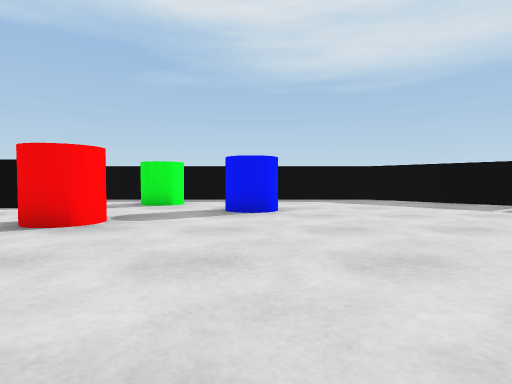
[1] (above)

16 first-person views from a walk through a scene from a Unity 3-D project. The camera is 0.55 m above the floor, tilts 2° down and sees 80° across. The floor is counted in squares, 1 m on a side. Each view is taken from the middle of a square. On the plan, view 1 faces up. The plan holds only what a view shows up to about 9 squares ahead; the rest is blank. Surface patterns are stand-ins for the level's own textures.

[2]
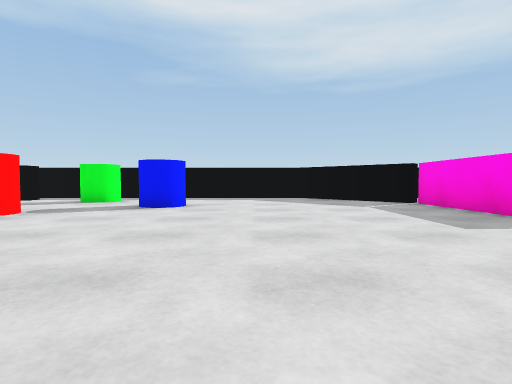

[3]
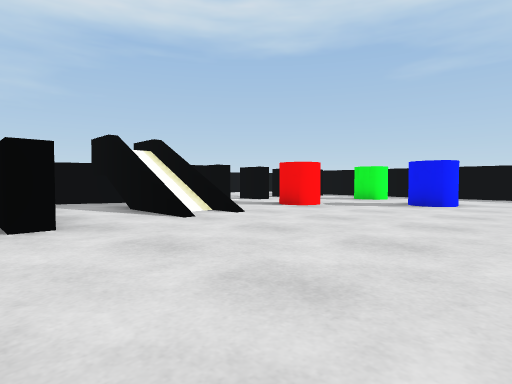

[4]
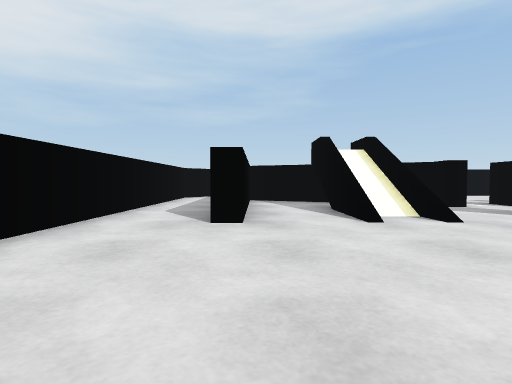

[5]
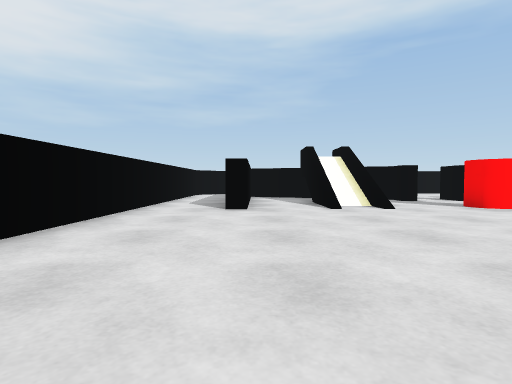

[6]
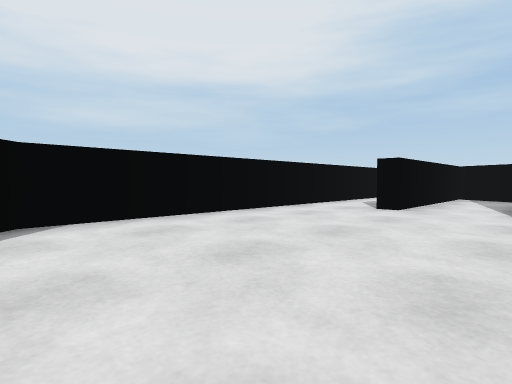

[7]
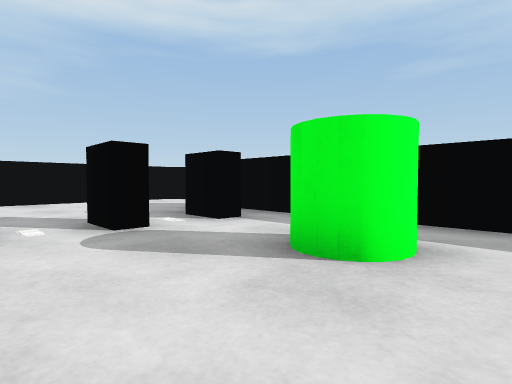

[8]
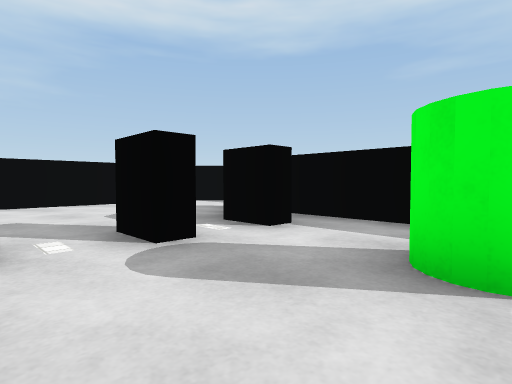

[9]
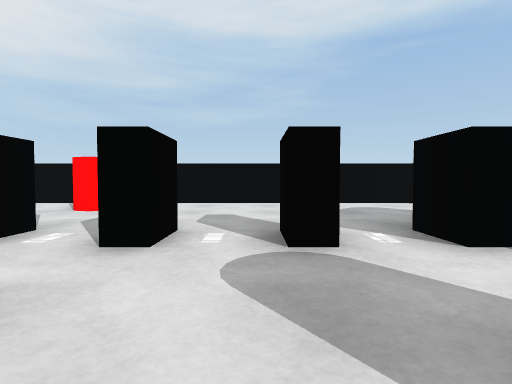

[10]
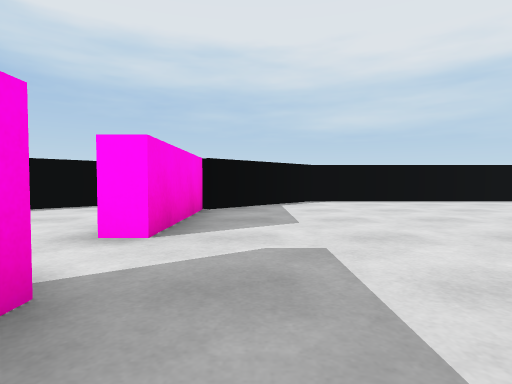

[11]
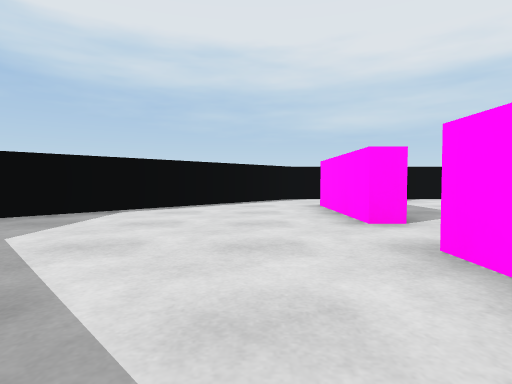

[12]
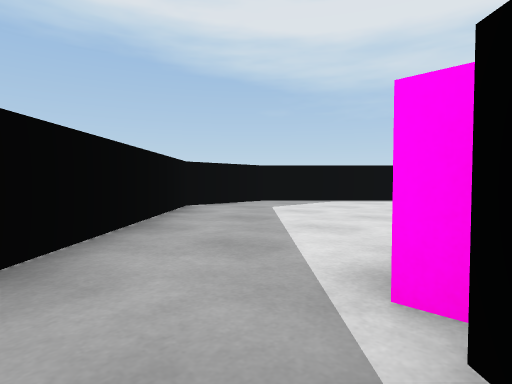

[13]
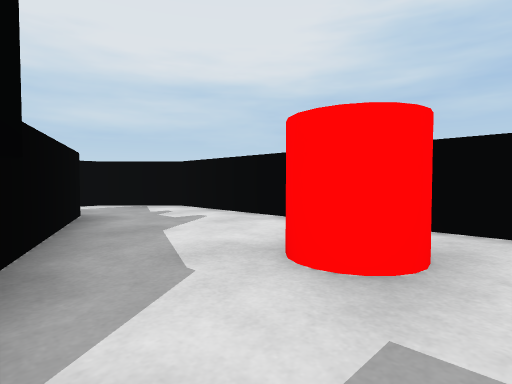

[14]
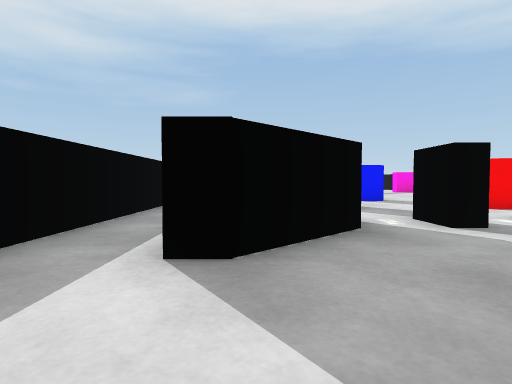

[15]
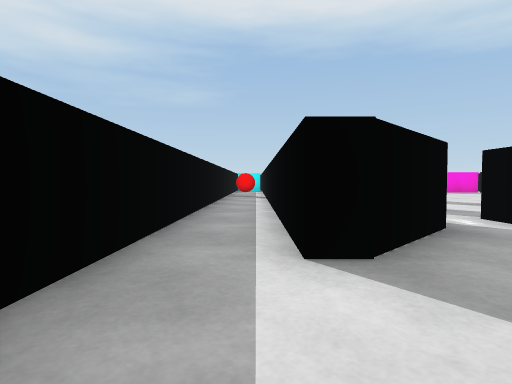

[16]
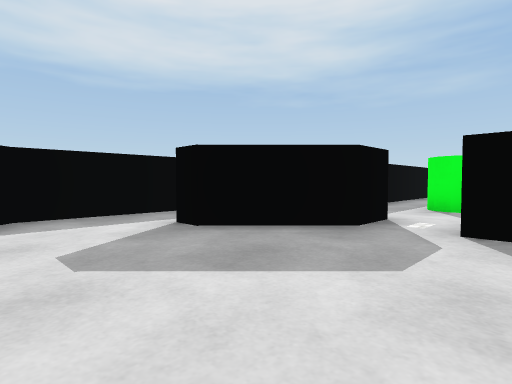

### Floor plan
Points are (right, up) in squares from view 1. A wall is a line through its corners. A room is listed if a view was taken in it or the views show most of it. See-through windows are left out.
Room 1 (views 1, 2, 3, 4, 5, 6, 7, 8, 9, 10, 13, 14, 15, 16)
walls: (-3, 0.5) (-6.2, 0.5) (-6.9, -1.3); (-6.6, -1.2) (-2, -1.2) (-2, -1.6); (-3.2, 9.2) (-5.6, 9.2); (-3.4, 9.7) (-0.4, 9.7); (1.1, 9.2) (-1, 9.2); (-9.7, 1.5) (-9.7, -2.1) (-8.4, -3.4) (3.5, -3.4) (6, -0.8) (6, 2.1) (6.5, 2.1); (6, 3.5) (6, 6.5) (3.6, 9); (-0.1, 11.1) (-3.9, 11.1); (-6, 11.1) (-6.6, 11.1); (-8.9, 10.7) (-9.7, 9.8) (-9.7, 4)
low walls: (-2.5, 1.6) (-6.2, 1.6)
ways out: opening at (6, 3) to room 2
objects: red cylinder (-8, 3); black block (-5, 3); black block (-5, 5); black block (-5, 6); black block (-5, 8); red cylinder (-3, 4) to (-2, 4); green cylinder (-2, 7) to (-2, 8); blue cylinder (0, 6)
Room 2 (views 11, 12)
walls: (6.5, 2.1) (6.5, -0.9); (6.5, 4.4) (6.5, 3.5); (6, 6.6) (6.6, 6.6); (7.3, -3) (12, 1.7) (12, 4.2) (10.9, 5.4)
ways out: opening at (6, 3) to room 1

Where each view was taken, in squares from view 1:
view 1: 0 up, 0 right, facing up
view 2: 1 down, 2 right, facing up
view 3: 2 down, 2 right, facing up-left
view 4: 1 down, 2 right, facing left
view 5: 1 down, 4 right, facing left
view 6: 1 up, 4 right, facing down-left
view 7: 5 up, 1 left, facing up-left
view 8: 5 up, 2 left, facing up-left
view 9: 6 up, 2 left, facing left
view 10: 5 up, 5 right, facing down
view 11: 6 up, 8 right, facing down
view 12: 8 up, 6 right, facing down-right
view 13: 4 up, 6 left, facing down-left
view 14: 9 up, 9 left, facing right
view 15: 10 up, 9 left, facing right
view 16: 6 up, 9 left, facing up-right
